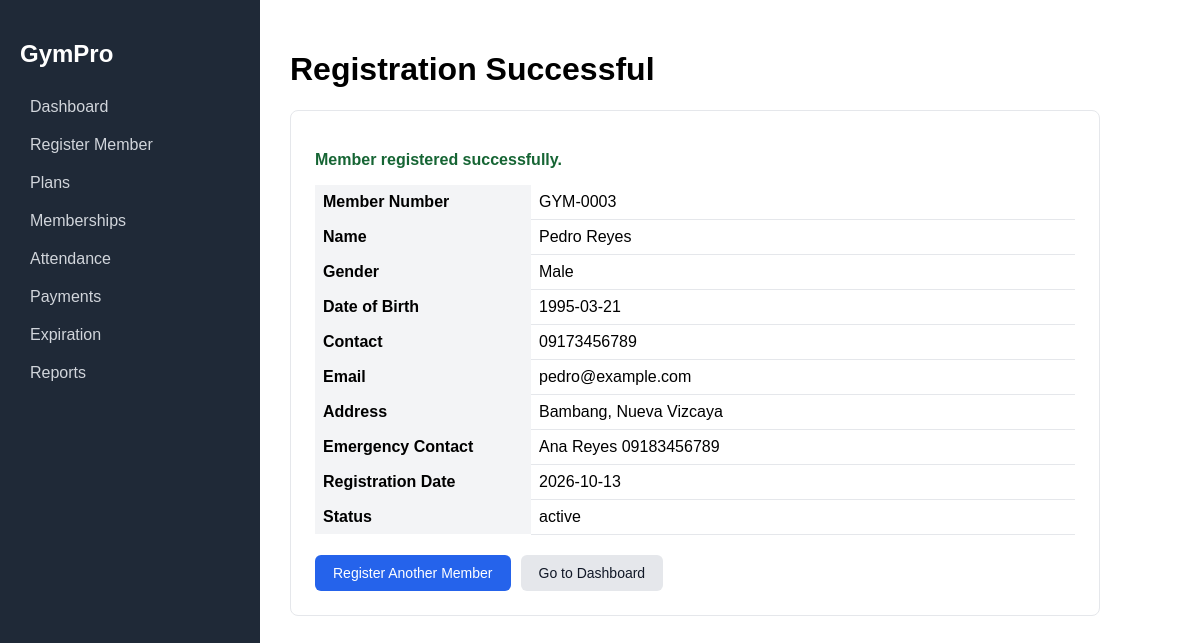
The page /members/success/3 on the database its author committed.
### tables this page shows
CREATE TABLE members (
    member_id         INTEGER PRIMARY KEY AUTOINCREMENT,
    member_number     TEXT NOT NULL UNIQUE,
    first_name        TEXT NOT NULL,
    last_name         TEXT NOT NULL,
    gender            TEXT NOT NULL CHECK (gender IN ('Male','Female','Other')),
    date_of_birth     TEXT NOT NULL,
    contact_number    TEXT NOT NULL UNIQUE,
    email             TEXT NOT NULL UNIQUE,
    address           TEXT,
    emergency_contact TEXT,
    registration_date TEXT NOT NULL DEFAULT (date('now')),
    status            TEXT NOT NULL DEFAULT 'active' CHECK (status IN ('active','inactive','archived'))
);

### controllers/members.py (the view)
@members_bp.route("/success/<int:member_id>")
def success(member_id):
    member = member_model.get_member(member_id)
    if member is None:
        flash("Member not found.", "error")
        return redirect(url_for("members.register"))
    return render_template("member_success.html", member=member)

### database/db.py (called while the page is built)
def get_db():
    conn = sqlite3.connect(DATABASE)
    conn.row_factory = sqlite3.Row
    conn.execute("PRAGMA foreign_keys = ON")
    return conn

### models/member_model.py (called while the page is built)
def get_member(member_id):
    conn = get_db()
    row = conn.execute(
        "SELECT * FROM members WHERE member_id = ?", (member_id,)
    ).fetchone()
    conn.close()
    return row

### templates/member_success.html (shortened to what this page needs)
{% extends "base.html" %}
{% block content %}
<h1>Registration Successful</h1>
<div class="form-card">
  <p class="success-text">Member registered successfully.</p>
  <table class="details">
    <tr><th>Member Number</th><td>{{ member.member_number }}</td></tr>
    <tr><th>Name</th><td>{{ member.first_name }} {{ member.last_name }}</td></tr>
    <tr><th>Gender</th><td>{{ member.gender }}</td></tr>
    <tr><th>Date of Birth</th><td>{{ member.date_of_birth }}</td></tr>
    <tr><th>Contact</th><td>{{ member.contact_number }}</td></tr>
    <tr><th>Email</th><td>{{ member.email }}</td></tr>
    <tr><th>Address</th><td>{{ member.address or '-' }}</td></tr>
    <tr><th>Emergency Contact</th><td>{{ member.emergency_contact or '-' }}</td></tr>
    <tr><th>Registration Date</th><td>{{ member.registration_date }}</td></tr>
    <tr><th>Status</th><td>{{ member.status }}</td></tr>
  </table>
  <div class="actions">
    <a href="{{ url_for('members.register') }}" class="btn">Register Another Member</a>
    <a href="{{ url_for('main.dashboard') }}" class="btn btn-light">Go to Dashboard</a>
  </div>
</div>
{% endblock %}

### static/style.css (style rules this page uses)
body { margin: 0; font-family: Arial, sans-serif; display: flex; }
.form-card { background: #fff; border: 1px solid #e5e7eb; border-radius: 8px; padding: 24px; max-width: 760px; }
.actions { margin-top: 20px; display: flex; gap: 10px; }
.btn { background: #2563eb; color: #fff; border: none; padding: 10px 18px; border-radius: 6px; cursor: pointer; text-decoration: none; font-size: 14px; }
.btn-light { background: #e5e7eb; color: #111827; }
.success-text { color: #166534; font-weight: bold; }
.details { border-collapse: collapse; width: 100%; }
.details th { text-align: left; width: 200px; padding: 8px; background: #f3f4f6; }
.details td { padding: 8px; border-bottom: 1px solid #e5e7eb; }

### rows shown on the page
members: member_number "GYM-0003", first_name "Pedro", last_name "Reyes", gender "Male", date_of_birth "1995-03-21", contact_number "09173456789", email "pedro@example.com", address "Bambang, Nueva Vizcaya", emergency_contact "Ana Reyes 09183456789", registration_date "2026-10-13", status "active"
